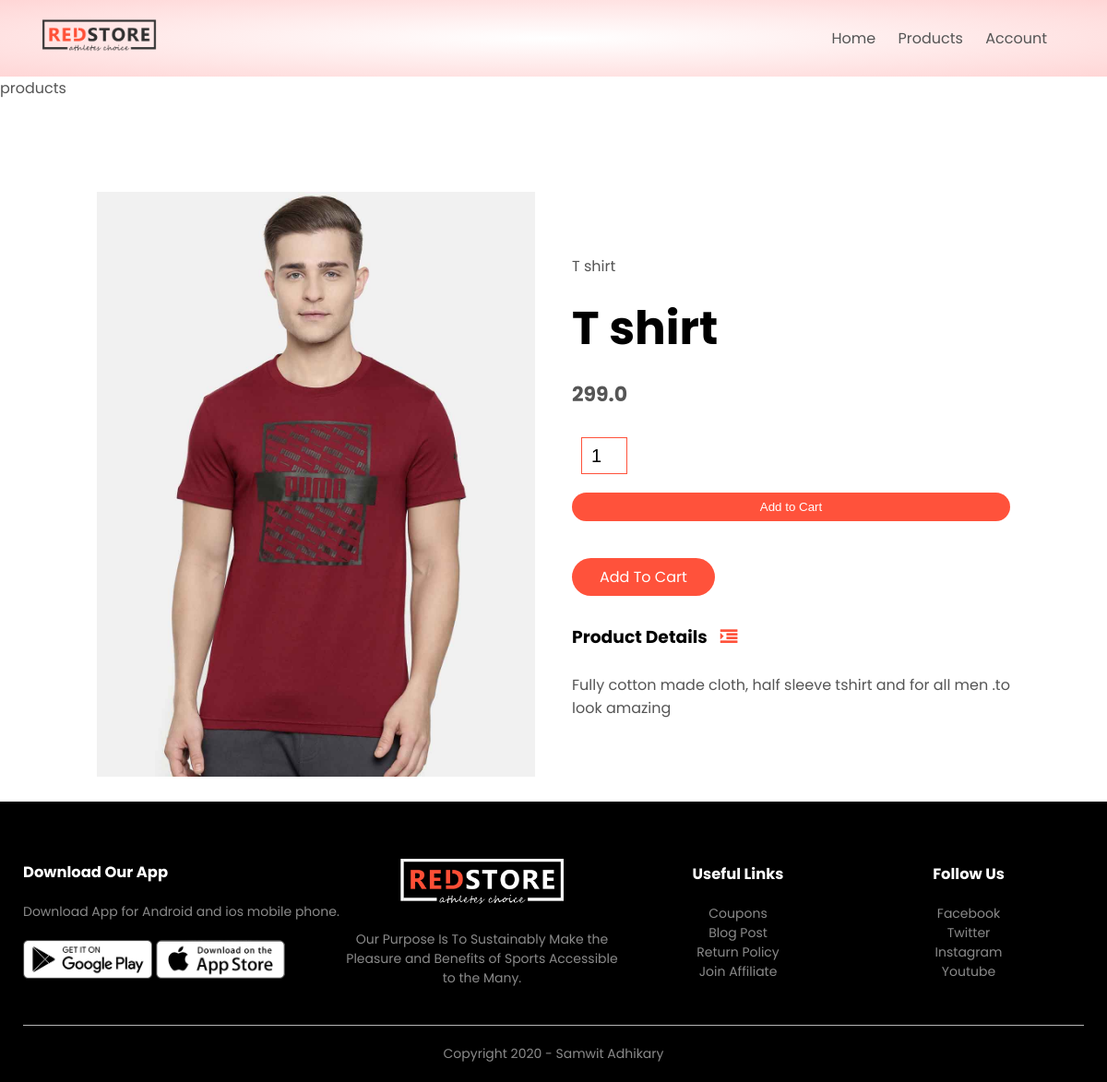
The page /product_details/1 on the database its author committed.
### products/models.py (models this page shows, shortened)
class Product(models.Model):
    LIVE=1
    DELETE=0
    DELETE_CHOICES=((LIVE,'Live'),(DELETE,'Delete'))
    title=models.CharField(max_length=200)
    price=models.FloatField()
    description=models.TextField()
    image=models.ImageField(upload_to='media/')
    priority=models.IntegerField(default=0)
    delete_status=models.IntegerField(choices=DELETE_CHOICES,default=LIVE)
    created_at=models.DateTimeField(auto_now_add=True)
    updated_at=models.DateTimeField(auto_now=True)

### products/views.py (the view)
# urls.py: path('product_details/<pk>',views.detail_product,name='detail_product')
def detail_product(request,pk):
    product=Product.objects.get(pk=pk)
    context={'product':product}
    return render(request,'product_detail.html',context)

### templates/product_detail.html
{% extends 'blank_layout.html' %}
{% block content %}
<p>products</p>
{% include 'product_description.html' %}
{% endblock content %}

### templates/product_description.html (shortened to what this page needs)
{% load static %}
<div class="small-container single-product">
    <div class="row">
        <div class="col-2">
            <img src="{{ product.image.url }}" width="100%" id="ProductImg">
        </div>
        <div class="col-2">
            <p>{{ product.title }}</p>
            <h1>{{ product.title }}</h1>
            <h4>{{ product.price }}</h4>
            <form method="post" action="{% url 'add_to_cart' %}" enctype="multipart/form-data">
            <input type="number" name="quantity" value="1">
            <button type="submit" class="btn">Add to Cart</button>
        </form>
            <a href="" class="btn">Add To Cart</a>
            <h3>Product Details <i class="fa fa-indent"></i></h3>
            <br>
            <p>{{ product.description }}</p>
        </div>
    </div>
</div>

### static/css/style.css (style rules this page uses)
* { margin: 0; padding: 0; box-sizing: border-box; }
body { font-family: 'Poppins', sans-serif; }
a { text-decoration: none; color: #555; }
p { color: #555; }
.row { display: flex; align-items: center; flex-wrap: wrap; justify-content: space-around; }
.col-2 { flex-basis: 50%; min-width: 300px; }
.col-2 img { max-width: 100%; padding: 50px 0; }
.col-2 h1 { font-size: 50px; line-height: 60px; margin: 25px 0; }
.btn { display: inline-block; background: #ff523b; color: white; padding: 8px 30px; margin: 30px 0; border-radius: 30px; transition: background 0.5s; }
.small-container { max-width: 1080px; margin: auto; padding-left: 25px; padding-right: 25px; }
h4 { color: #555; font-weight: normal; }
.single-product { margin-top: 80px; }
.single-product .col-2 img { padding: 0; }
.single-product .col-2 { padding: 20px; }
.single-product h4 { margin: 20px 0; font-size: 22px; font-weight: bold; }
.single-product input { width: 50px; height: 40px; padding-left: 10px; font-size: 20px; margin-left: 10px; border: 1px solid #ff523b; margin-right: 10px; }
.single-product .fa { color: #ff523b; margin-left: 10px; }
form input { width: 100%; height: 30px; margin: 10px 0; padding: 0 10px; border: 1px solid #ccc; }
form .btn { width: 100%; border: none; cursor: pointer; margin: 10px 0; }

### rows shown on the page
Product: image (picture), title "T shirt", price "299.0", description "Fully cotton made cloth, half sleeve tshirt and for all men .to look amazing"
